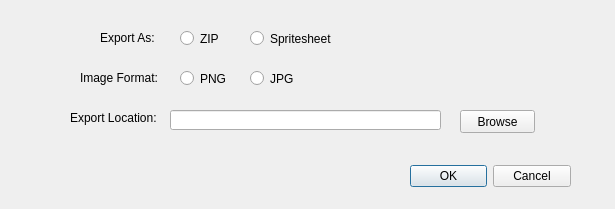
<?xml version="1.0" encoding="UTF-8"?>
<ui version="4.0">
 <class>ExportProjectDialog</class>
 <widget class="QDialog" name="ExportProjectDialog">
  <property name="geometry">
   <rect>
    <x>0</x>
    <y>0</y>
    <width>615</width>
    <height>209</height>
   </rect>
  </property>
  <property name="windowTitle">
   <string>Dialog</string>
  </property>
  <widget class="QDialogButtonBox" name="buttonBox">
   <property name="geometry">
    <rect>
     <x>410</x>
     <y>160</y>
     <width>161</width>
     <height>32</height>
    </rect>
   </property>
   <property name="orientation">
    <enum>Qt::Horizontal</enum>
   </property>
   <property name="standardButtons">
    <set>QDialogButtonBox::Cancel|QDialogButtonBox::Ok</set>
   </property>
  </widget>
  <widget class="QLabel" name="exportType">
   <property name="geometry">
    <rect>
     <x>100</x>
     <y>30</y>
     <width>61</width>
     <height>16</height>
    </rect>
   </property>
   <property name="text">
    <string>Export As:</string>
   </property>
  </widget>
  <widget class="QRadioButton" name="exportZip">
   <property name="geometry">
    <rect>
     <x>180</x>
     <y>30</y>
     <width>82</width>
     <height>17</height>
    </rect>
   </property>
   <property name="text">
    <string>ZIP</string>
   </property>
  </widget>
  <widget class="QRadioButton" name="exportSpritesheet">
   <property name="geometry">
    <rect>
     <x>250</x>
     <y>30</y>
     <width>82</width>
     <height>17</height>
    </rect>
   </property>
   <property name="text">
    <string>Spritesheet</string>
   </property>
  </widget>
  <widget class="QLabel" name="exportPathLabel">
   <property name="geometry">
    <rect>
     <x>70</x>
     <y>110</y>
     <width>91</width>
     <height>16</height>
    </rect>
   </property>
   <property name="text">
    <string>Export Location: </string>
   </property>
  </widget>
  <widget class="QLineEdit" name="exportPath">
   <property name="geometry">
    <rect>
     <x>170</x>
     <y>110</y>
     <width>271</width>
     <height>20</height>
    </rect>
   </property>
  </widget>
  <widget class="QPushButton" name="browsePath">
   <property name="geometry">
    <rect>
     <x>460</x>
     <y>110</y>
     <width>75</width>
     <height>23</height>
    </rect>
   </property>
   <property name="text">
    <string>Browse</string>
   </property>
  </widget>
  <widget class="QLabel" name="imgFormat">
   <property name="geometry">
    <rect>
     <x>80</x>
     <y>70</y>
     <width>81</width>
     <height>16</height>
    </rect>
   </property>
   <property name="text">
    <string>Image Format:</string>
   </property>
  </widget>
  <widget class="QRadioButton" name="fmtPNG">
   <property name="geometry">
    <rect>
     <x>180</x>
     <y>70</y>
     <width>51</width>
     <height>17</height>
    </rect>
   </property>
   <property name="text">
    <string>PNG</string>
   </property>
  </widget>
  <widget class="QRadioButton" name="fmtJPG">
   <property name="geometry">
    <rect>
     <x>250</x>
     <y>70</y>
     <width>51</width>
     <height>17</height>
    </rect>
   </property>
   <property name="text">
    <string>JPG</string>
   </property>
  </widget>
 </widget>
 <resources/>
 <connections>
  <connection>
   <sender>buttonBox</sender>
   <signal>accepted()</signal>
   <receiver>ExportProjectDialog</receiver>
   <slot>accept()</slot>
   <hints>
    <hint type="sourcelabel">
     <x>248</x>
     <y>254</y>
    </hint>
    <hint type="destinationlabel">
     <x>157</x>
     <y>274</y>
    </hint>
   </hints>
  </connection>
  <connection>
   <sender>buttonBox</sender>
   <signal>rejected()</signal>
   <receiver>ExportProjectDialog</receiver>
   <slot>reject()</slot>
   <hints>
    <hint type="sourcelabel">
     <x>316</x>
     <y>260</y>
    </hint>
    <hint type="destinationlabel">
     <x>286</x>
     <y>274</y>
    </hint>
   </hints>
  </connection>
 </connections>
</ui>
